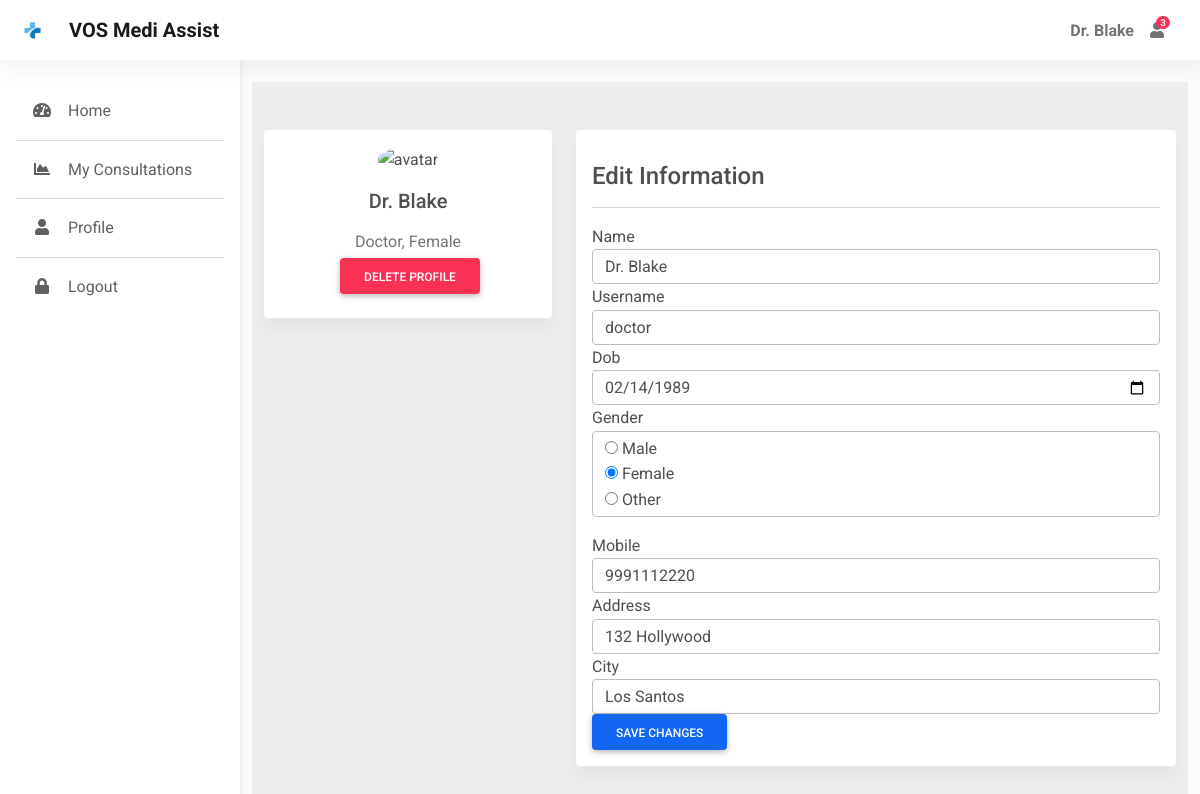
/edit_profile (signed in), run on an earlier commit of the app's database.
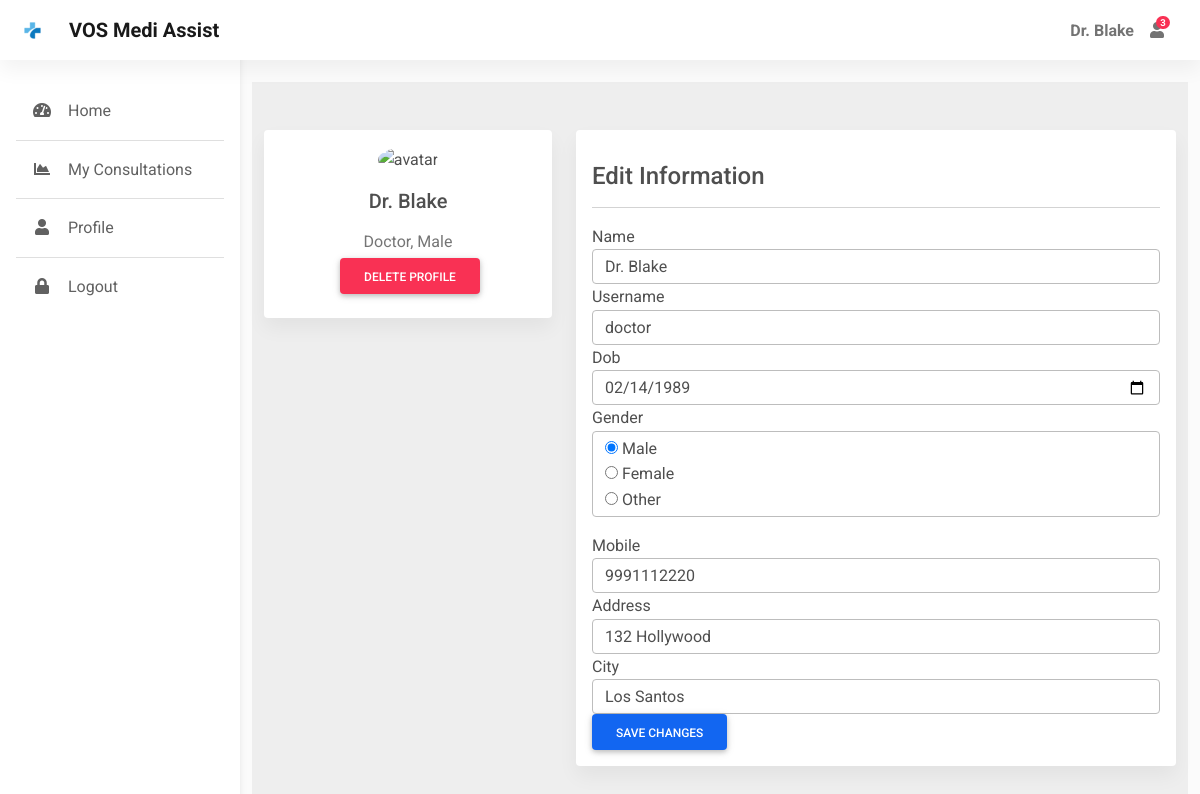
And on a later commit of the database.
### app.py (models this page shows)
class User(db.Model, UserMixin):
    id = db.Column(db.Integer, primary_key=True)
    username = db.Column(db.String(50), nullable=False, unique=True)
    password = db.Column(db.String(50), nullable=False)
    name = db.Column(db.String(50), nullable=False)
    address = db.Column(db.String(80))
    city = db.Column(db.String(30))
    dob = db.Column(db.Date, nullable=False)
    gender = db.Column(db.String(10), nullable=False)
    is_doctor = db.Column(db.Boolean, default=False, nullable=False)
    mobile = db.Column(db.Integer)

### app.py (the view)
@app.route('/edit_profile', methods=['GET', 'POST'])
@login_required
def edit_profile():
    form = EditForm(obj=current_user)
    if form.validate_on_submit():
        form.populate_obj(current_user)
        db.session.commit()
        return redirect(url_for('profile'))
    return render_template('edit_profile.html', form=form)

### app.py
class EditForm(FlaskForm):
    username = StringField(validators=[InputRequired(), Length(min=4, max=20)], render_kw={"placeholder": "User Name"}, name='username')
    name = StringField(validators=[InputRequired(), Length(min=4, max=20)], render_kw={"placeholder": "Full Name"}, name='name')
    gender = RadioField('Gender', choices=[('Male'),('Female'),('Other')], name='gender')
    address = StringField(validators=[InputRequired(), Length(min=4, max=100)], render_kw={"placeholder": "Address"}, name='address')
    mobile = StringField(validators=[InputRequired(), Length(min=10, max=12)], render_kw={"placeholder": "Mobile No."}, name='mobile')
    city = StringField(validators=[InputRequired(), Length(min=4, max=30)], render_kw={"placeholder": "City"}, name='city')
    dob = DateField(validators=[InputRequired()],render_kw={"placeholder": "Date of Birth"}, name='dob')
    submit = SubmitField("Save Changes")

### app.py (called while the page is built)
@login_manager.user_loader
def load_user(user_id):
    return User.query.get(int(user_id))

@app.context_processor
def inject_datetime():
    return dict(datetime=datetime)

### templates/edit_profile.html (shortened to what this page needs)
{% extends "dashboard.html" %}
{% block main %}
<div class="container pt-4">
    <section style="background-color: #eee;">
      <div class="container py-5">
        <div class="row">
          <div class="col-lg-4">
            <div class="card mb-4">
              <div class="card-body text-center">
                <img src="https://mdbcdn.b-cdn.net/img/Photos/new-templates/bootstrap-chat/ava3.webp" alt="avatar"
                  class="rounded-circle img-fluid" style="width: 150px;">
                <h5 class="my-3">{{ current_user.name }}</h5>
                {% if current_user.is_doctor %}
                  <p class="text-muted mb-1">Doctor, {{ current_user.gender }}</p>
                {% else %}
                  <p class="text-muted mb-1">Patient, {{ current_user.gender }}</p>
                  <p class="text-muted mb-4">{{ current_user.address }}</p>
                {% endif %}
                <div class="d-flex justify-content-center mb-2">
                  <a href="#" class="btn btn-danger ms-1">Delete Profile</a>
                </div>
              </div>
            </div>
          </div>
          <div class="col-lg-8">
            <div class="card mb-4">
                <div class="card-body">
                    <h4 class="my-3">Edit Information</h4>
                    <hr>
                    <form method="post">
                        <div class="form-group">
                            {{ form.name.label() }}
                            {{ form.name(class="form-control", placeholder="Enter your full name") }}
                        </div>
                        <div class="form-group">
                            {{ form.username.label() }}
                            {{ form.username(class="form-control", placeholder="Enter your username") }}
                        </div>
                        <div class="form-group">
                            {{ form.dob.label() }}
                            {{ form.dob(class="form-control") }}
                        </div>
                        <div class="form-group">
                            {{ form.gender.label() }}
                            {{ form.gender(style="list-style:none", class="form-control") }}
                        </div>
                        <div class="form-group">
                            {{ form.mobile.label() }}
                            {{ form.mobile(class="form-control", placeholder="Enter your mobile number") }}
                        </div>
                        <div class="form-group">
                            {{ form.address.label() }}
                            {{ form.address(class="form-control", placeholder="Enter your address") }}
                        </div>
                        <div class="form-group">
                            {{ form.city.label() }}
                            {{ form.city(class="form-control", placeholder="Enter your city") }}
                        </div>
                        <button type="submit" class="btn btn-primary">Save Changes</button>
                    </form>
                </div>
            </div>
          </div>
        </div>
      </div>
    </section>
</div>
{% endblock %}

### templates/dashboard.html (shortened to what this page needs)
<!DOCTYPE html>
<html lang="en">
<head>
  <link rel="stylesheet" href="https://use.fontawesome.com/releases/v5.11.2/css/all.css" />
  <link rel="stylesheet" href="{{ url_for('static', filename='css/mdb.min.css') }}" />
  <link rel="stylesheet"  href="{{ url_for('static', filename='css/admin.css') }}"/>
</head>
<body>
  <header>
    <nav id="sidebarMenu" class="collapse d-lg-block sidebar collapse bg-white">
      <div class="position-sticky">
        <div class="list-group list-group-flush mx-3 mt-4">
          <a href="{{ url_for('home') }}" class="list-group-item list-group-item-action py-3 ripple {% if request.endpoint == 'home' %}active{% endif %}" aria-current="true">
            <i class="fas fa-tachometer-alt fa-fw me-3"></i><span>Home</span>
          </a>
          {% if current_user.is_doctor %}
          <a href="{{ url_for('myappointments') }}" class="list-group-item list-group-item-action py-3 ripple {% if request.endpoint == 'myappointments' %}active{% endif %}">
            <i class="fas fa-chart-area fa-fw me-3"></i><span>My Consultations</span>
          </a>
          {% endif %}
          <a href="{{ url_for('profile') }}" class="list-group-item list-group-item-action py-3 ripple {% if request.endpoint == 'profile' %}active{% endif %}"><i
              class="fas fa-user fa-fw me-3"></i><span>Profile</span></a>
          <a href="{{ url_for('logout') }}" class="list-group-item list-group-item-action py-3 ripple">
            <i class="fas fa-lock fa-fw me-3"></i><span>Logout</span>
          </a>
        </div>
      </div>
    </nav>
    <nav id="main-navbar" class="navbar navbar-expand-lg navbar-light bg-white fixed-top">
      <div class="container-fluid">
        <a class="navbar-brand d-flex align-items-center fw-bold" href="/"><img class="d-inline-block me-3" " src="{{ url_for('static', filename='img/icons/logo.png') }}" alt="" />VOS Medi Assist</a>
        <ul class="navbar-nav ms-auto d-flex flex-row">
            <li>
                <a class="nav-link me-3 me-lg-0 d-flex align-items-center fw-bold" href="#">{{ current_user.name }}</a>
            </li>
          <li class="nav-item dropdown">
            <a class="nav-link me-3 me-lg-0 dropdown-toggle hidden-arrow" href="#" id="navbarDropdownMenuLink"
              role="button" data-mdb-toggle="dropdown" aria-expanded="false">
              <i class="fas fa-user"></i>
              <span class="badge rounded-pill badge-notification bg-danger">3</span>
            </a>
          </li>
          <li class="nav-item dropdown">
            <a class="nav-link dropdown-toggle hidden-arrow d-flex align-items-center" href="#"
              id="navbarDropdownMenuLink" role="button" data-mdb-toggle="dropdown" aria-expanded="false">
            </a>
          </li>
        </ul>
      </div>
    </nav>
  </header>
  <main style="margin-top: 58px">
    {% block main %}
    {% endblock %}
  </main>
</body>
</html>

What changed in the data, as far as the page shows it:
changed User "Dr. Blake": gender "Female" → "Male"; gender "☐ Male ☑ Female ☐ Other" → "☑ Male ☐ Female ☐ Other"
